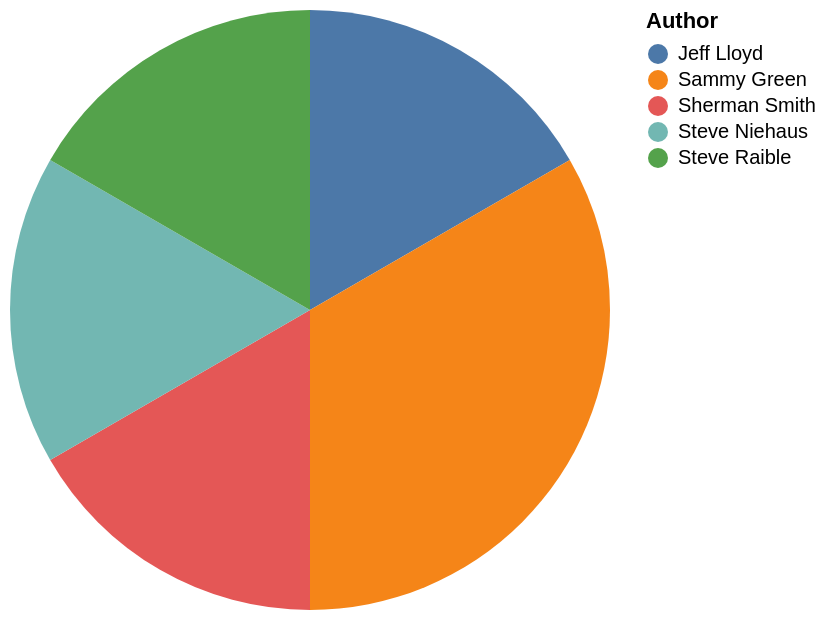

The Vega-Lite source for this figure:
### Vega-Lite specification from a JSON file in a GitHub repository (floating-point values rounded to 4 significant figures)
{"data": {"values": [{"x_data": "Jeff Lloyd", "y_data": 1}, {"x_data": "Sammy Green", "y_data": 2}, {"x_data": "Sherman Smith", "y_data": 1}, {"x_data": "Steve Niehaus", "y_data": 1}, {"x_data": "Steve Raible", "y_data": 1}]}, "mark": "arc", "encoding": {"theta": {"field": "y_data", "type": "quantitative", "title": "COUNT(DISTINCT T1.workshop_id)"}, "color": {"field": "x_data", "type": "nominal", "title": "Author"}}}
